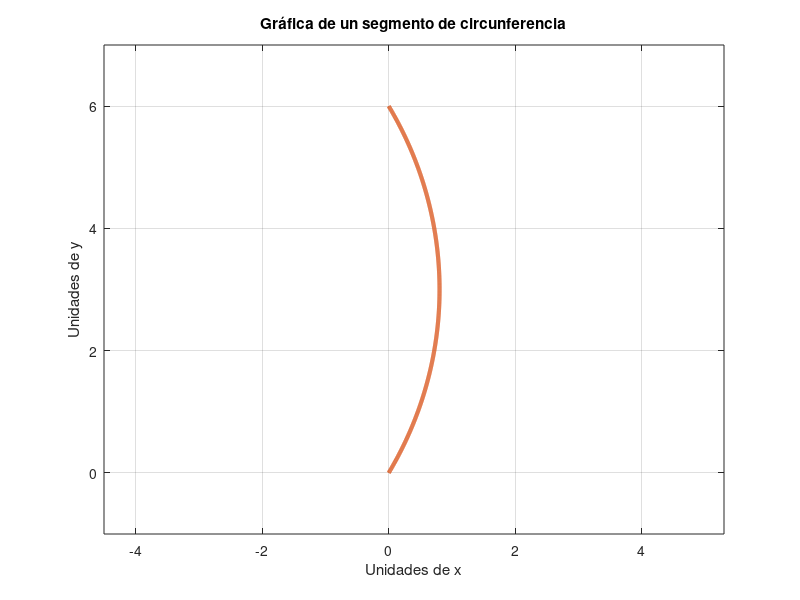

Here is the MATLAB script that generated this plot:
clc; clear all; close all;

y = 0:0.01:6;
h = -3*sqrt(3);
k = 3;
x = sqrt( 36 - ((y-k).^2) ) + h;


plot(x,y,'LineWidth',3,'Color',[0.8500, 0.3250, 0.0980])
xlabel("Unidades de x")
ylabel("Unidades de y")
title("Gráfica de un segmento de circunferencia")
axis([-4.5 5.3 -1 7])
grid on